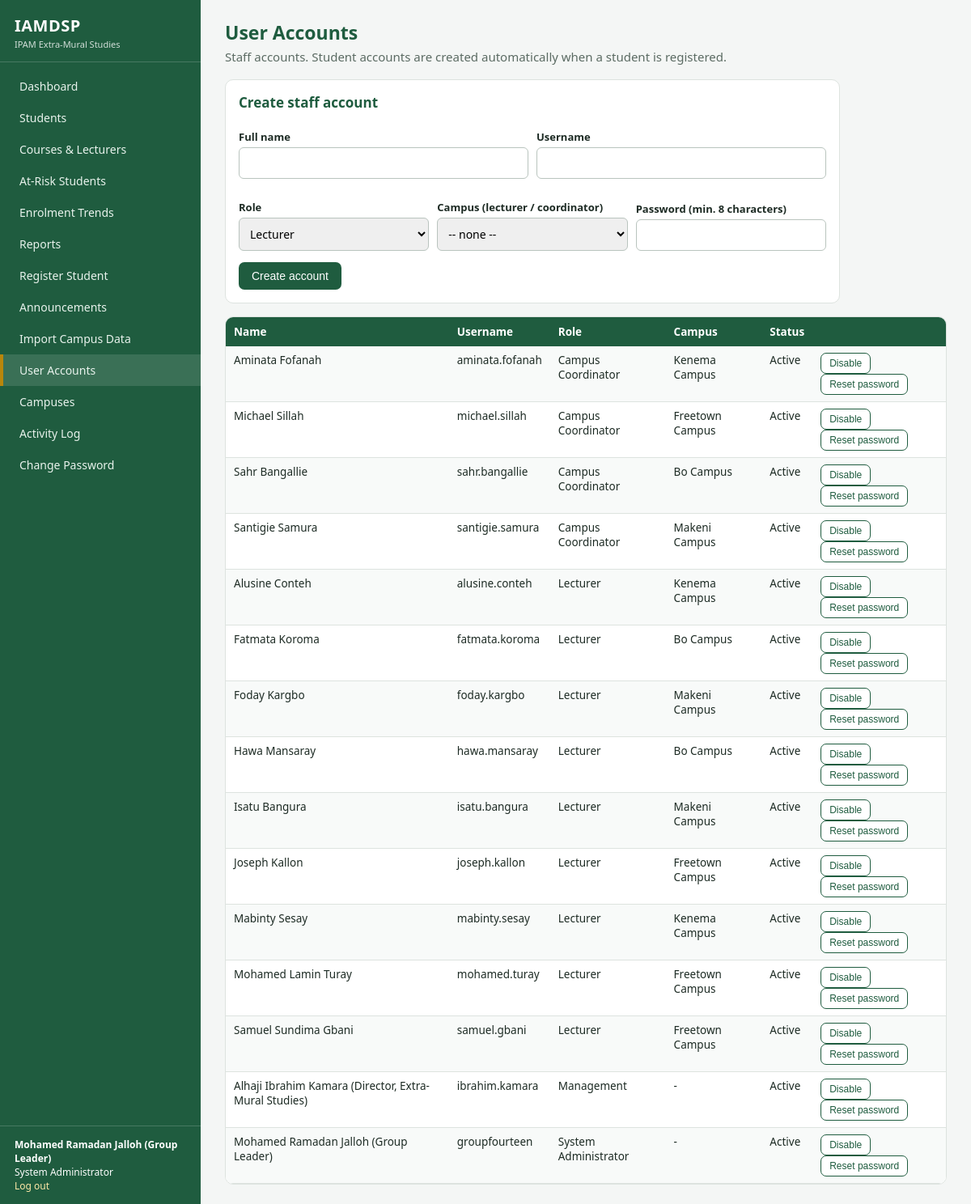
Page /admin/users (signed in) on the committed database.
### tables this page shows
CREATE TABLE users (
    id INTEGER PRIMARY KEY AUTOINCREMENT,
    username TEXT NOT NULL UNIQUE,
    password_hash TEXT NOT NULL,
    full_name TEXT NOT NULL,
    role TEXT NOT NULL CHECK (role IN ('sysadmin','management','coordinator','lecturer','student')),
    campus_id INTEGER REFERENCES campuses(id),
    student_id INTEGER REFERENCES students(id),
    active INTEGER NOT NULL DEFAULT 1
);

CREATE TABLE campuses (
    id INTEGER PRIMARY KEY AUTOINCREMENT,
    name TEXT NOT NULL UNIQUE,
    location TEXT NOT NULL
);

### app.py (the view, shortened to what this page needs)
@app.route("/admin/users", methods=["GET", "POST"])
@login_required("sysadmin")
def admin_users():
    c = conn()
    rows = c.execute("""SELECT u.*, ca.name AS campus FROM users u LEFT JOIN campuses ca ON ca.id=u.campus_id
        WHERE u.role != 'student' ORDER BY u.role, u.full_name""").fetchall()
    return render_template("admin_users.html", rows=rows, campuses=c.execute("SELECT * FROM campuses").fetchall())

### app.py (called while the page is built)
def conn():
    if "db" not in g:
        g.db = db.get_db()
    return g.db

@app.before_request
def load_user():
    g.user = None
    if "uid" in session:
        g.user = conn().execute("SELECT * FROM users WHERE id=? AND active=1", (session["uid"],)).fetchone()
        if g.user is None:
            session.clear()
    if request.method == "POST":
        token = session.get("csrf")
        if not token or token != request.form.get("csrf_token"):
            abort(400, "Invalid form token. Go back, refresh the page and try again.")

@app.context_processor
def inject():
    if "csrf" not in session:
        session["csrf"] = secrets.token_hex(16)
    return {"user": g.get("user"), "role_labels": ROLE_LABELS, "csrf_token": session["csrf"],
            "current_term": config.CURRENT_TERM, "grade": analytics.grade}

def login_required(*roles):
    def deco(fn):
        @wraps(fn)
        def wrapper(*a, **kw):
            if g.user is None:
                return redirect(url_for("login", next=request.path))
            if roles and g.user["role"] not in roles:
                abort(403)
            return fn(*a, **kw)
        return wrapper
    return deco

### db.py (called while the page is built)
def get_db():
    conn = sqlite3.connect(config.DATABASE)
    conn.row_factory = sqlite3.Row
    conn.execute("PRAGMA foreign_keys = ON")
    return conn

### templates/admin_users.html (shortened to what this page needs)
{% extends "base.html" %}{% block title %}User Accounts{% endblock %}
{% block content %}<h1>User Accounts</h1><p class="sub">Staff accounts. Student accounts are created automatically when a student is registered.</p>
<div class="card" style="max-width:760px;margin-bottom:16px"><h2>Create staff account</h2><form method="post" class="stack"><input type="hidden" name="csrf_token" value="{{ csrf_token }}"><input type="hidden" name="action" value="create">
<div class="inline"><div><label>Full name</label><input type="text" name="full_name" required></div><div><label>Username</label><input type="text" name="username" required></div></div>
<div class="inline"><div><label>Role</label><select name="role"><option value="lecturer">Lecturer</option></select></div>
<div><label>Campus (lecturer / coordinator)</label><select name="campus_id"><option value="">-- none --</option>{% for c in campuses %}<option value="{{ c.id }}">{{ c.name }}</option>{% endfor %}</select></div>
<div><label>Password (min. 8 characters)</label><input type="password" name="password" required></div></div><button class="btn">Create account</button></form></div>
<div class="tablewrap"><table><tr><th>Name</th><th>Username</th><th>Role</th><th>Campus</th><th>Status</th><th></th></tr>
{% for u in rows %}<tr><td>{{ u.full_name }}</td><td>{{ u.username }}</td><td>{{ role_labels[u.role] }}</td><td>{{ u.campus or '-' }}</td><td>{{ 'Active' if u.active else 'Disabled' }}</td>
<td><form method="post" style="display:inline"><input type="hidden" name="csrf_token" value="{{ csrf_token }}"><input type="hidden" name="uid" value="{{ u.id }}"><button name="action" value="toggle" class="btn sm alt">{{ 'Disable' if u.active else 'Enable' }}</button> <button name="action" value="reset" class="btn sm alt">Reset password</button></form></td></tr>{% endfor %}</table></div>{% endblock %}

### templates/base.html (shortened to what this page needs)
<!doctype html><html lang="en"><head><meta charset="utf-8">
<link rel="stylesheet" href="{{ url_for('static', filename='style.css') }}"></head><body>
{% if user %}<div class="layout">
<aside class="sidebar">
 <div class="brand"><b>IAMDSP</b><small>IPAM Extra-Mural Studies</small></div>
 <nav>
  {% set r = user['role'] %}
  {% if r != 'student' %}<a href="{{ url_for('dashboard') }}" class="{{ 'active' if request.endpoint=='dashboard' }}">Dashboard</a>{% endif %}
  {% if r in ('sysadmin','management','coordinator') %}
   <a href="{{ url_for('students') }}" class="{{ 'active' if request.endpoint in ('students','student_detail') }}">Students</a>
   <a href="{{ url_for('courses') }}" class="{{ 'active' if request.endpoint=='courses' }}">Courses &amp; Lecturers</a>
   <a href="{{ url_for('at_risk') }}" class="{{ 'active' if request.endpoint=='at_risk' }}">At-Risk Students</a>
   <a href="{{ url_for('trends') }}" class="{{ 'active' if request.endpoint=='trends' }}">Enrolment Trends</a>
   <a href="{{ url_for('reports') }}" class="{{ 'active' if request.endpoint=='reports' }}">Reports</a>{% endif %}
  {% if r in ('sysadmin','coordinator') %}<a href="{{ url_for('student_new') }}" class="{{ 'active' if request.endpoint=='student_new' }}">Register Student</a>{% endif %}
  <a href="{{ url_for('announcements') }}" class="{{ 'active' if request.endpoint=='announcements' }}">Announcements</a>
  {% if r == 'sysadmin' %}
   <a href="{{ url_for('import_students') }}" class="{{ 'active' if request.endpoint=='import_students' }}">Import Campus Data</a>
   <a href="{{ url_for('admin_users') }}" class="{{ 'active' if request.endpoint=='admin_users' }}">User Accounts</a>
   <a href="{{ url_for('admin_campuses') }}" class="{{ 'active' if request.endpoint=='admin_campuses' }}">Campuses</a>
   <a href="{{ url_for('admin_audit') }}" class="{{ 'active' if request.endpoint=='admin_audit' }}">Activity Log</a>{% endif %}
  <a href="{{ url_for('account') }}">Change Password</a>
 </nav>
 <div class="who"><b>{{ user['full_name'] }}</b><br>{{ role_labels[user['role']] }}<br><a href="{{ url_for('logout') }}">Log out</a></div>
</aside><main class="main">
{% else %}<div>{% endif %}
{% block content %}{% endblock %}
{% if user %}</main></div>{% else %}</div>{% endif %}
</body></html>

### static/style.css (style rules this page uses)
:root { --green:#1f5c3f;--green2:#2d7a55;--gold:#b8860b;--bg:#f4f6f5;--ink:#1d2b24;--line:#dde3df;--red:#b5413a;--amber:#c27a00 }
* { box-sizing:border-box }
body { margin:0;font-family:"Segoe UI",Arial,sans-serif;background:var(--bg);color:var(--ink);font-size:15px }
a { color:var(--green2);text-decoration:none }
.layout { display:flex;min-height:100vh }
.sidebar { width:248px;background:var(--green);color:#fff;padding:0;flex-shrink:0;display:flex;flex-direction:column }
.brand { padding:18px 18px 14px;border-bottom:1px solid rgba(255,255,255,.18) }
.brand b { font-size:20px;letter-spacing:.5px }
.brand small { display:block;opacity:.8;font-size:11px;margin-top:2px }
.sidebar nav { padding:10px 0;flex:1 }
.sidebar nav a { display:block;color:#e8f2ec;padding:10px 20px;font-size:14px;border-left:4px solid transparent }
.sidebar nav a:hover,.sidebar nav a.active { background:rgba(255,255,255,.12);border-left-color:var(--gold);text-decoration:none }
.sidebar .who { padding:14px 18px;border-top:1px solid rgba(255,255,255,.18);font-size:12px }
.sidebar .who a { color:#ffe9a8 }
.main { flex:1;padding:24px 30px;min-width:0 }
h1 { font-size:23px;margin:0 0 4px;color:var(--green) }
h2 { font-size:17px;margin:0 0 10px;color:var(--green) }
.sub { color:#5b6b63;margin:0 0 18px }
.card { background:#fff;border:1px solid var(--line);border-radius:10px;padding:16px }
table { width:100%;border-collapse:collapse;background:#fff;font-size:13.5px }
th { background:var(--green);color:#fff;text-align:left;padding:9px 10px;font-weight:600 }
td { padding:8px 10px;border-bottom:1px solid var(--line);vertical-align:top }
tr:nth-child(even) td { background:#f8faf9 }
.tablewrap { overflow-x:auto;border:1px solid var(--line);border-radius:10px;background:#fff }
.btn { display:inline-block;background:var(--green);color:#fff;border:0;padding:9px 16px;border-radius:7px;font-size:14px;cursor:pointer }
.btn.alt { background:#fff;color:var(--green);border:1px solid var(--green) }
.btn.sm { padding:5px 10px;font-size:12px }
form.stack label { display:block;font-weight:600;margin:12px 0 4px;font-size:13px }
input[type=text],input[type=password],input[type=number],input[type=file],select,textarea { width:100%;padding:9px;border:1px solid #b9c4be;border-radius:6px;font-size:14px;font-family:inherit }
.inline { display:flex;gap:10px;flex-wrap:wrap;align-items:end;margin-bottom:14px }
.inline>div { flex:1;min-width:150px }

### rows in the picture
users: full_name "Mohamed Ramadan Jalloh (Group Leader)", role "System Administrator", username "groupfourteen", campus "-", active "Active", active "Disable"
users: full_name "Aminata Fofanah", username "aminata.fofanah", role "Campus Coordinator", name "Kenema Campus", active "Active", active "Disable"
users: full_name "Michael Sillah", username "michael.sillah", role "Campus Coordinator", name "Freetown Campus", active "Active", active "Disable"
users: full_name "Sahr Bangallie", username "sahr.bangallie", role "Campus Coordinator", name "Bo Campus", active "Active", active "Disable"
users: full_name "Santigie Samura", username "santigie.samura", role "Campus Coordinator", name "Makeni Campus", active "Active", active "Disable"
users: full_name "Alusine Conteh", username "alusine.conteh", role "Lecturer", name "Kenema Campus", active "Active", active "Disable"
users: full_name "Fatmata Koroma", username "fatmata.koroma", role "Lecturer", name "Bo Campus", active "Active", active "Disable"
users: full_name "Foday Kargbo", username "foday.kargbo", role "Lecturer", name "Makeni Campus", active "Active", active "Disable"
users: full_name "Hawa Mansaray", username "hawa.mansaray", role "Lecturer", name "Bo Campus", active "Active", active "Disable"
users: full_name "Isatu Bangura", username "isatu.bangura", role "Lecturer", name "Makeni Campus", active "Active", active "Disable"
users: full_name "Joseph Kallon", username "joseph.kallon", role "Lecturer", name "Freetown Campus", active "Active", active "Disable"
users: full_name "Mabinty Sesay", username "mabinty.sesay", role "Lecturer", name "Kenema Campus", active "Active", active "Disable"
users: full_name "Mohamed Lamin Turay", username "mohamed.turay", role "Lecturer", name "Freetown Campus", active "Active", active "Disable"
users: full_name "Samuel Sundima Gbani", username "samuel.gbani", role "Lecturer", name "Freetown Campus", active "Active", active "Disable"
users: full_name "Alhaji Ibrahim Kamara (Director, Extra-Mural Studies)", username "ibrahim.kamara", role "Management", campus "-", active "Active", active "Disable"
